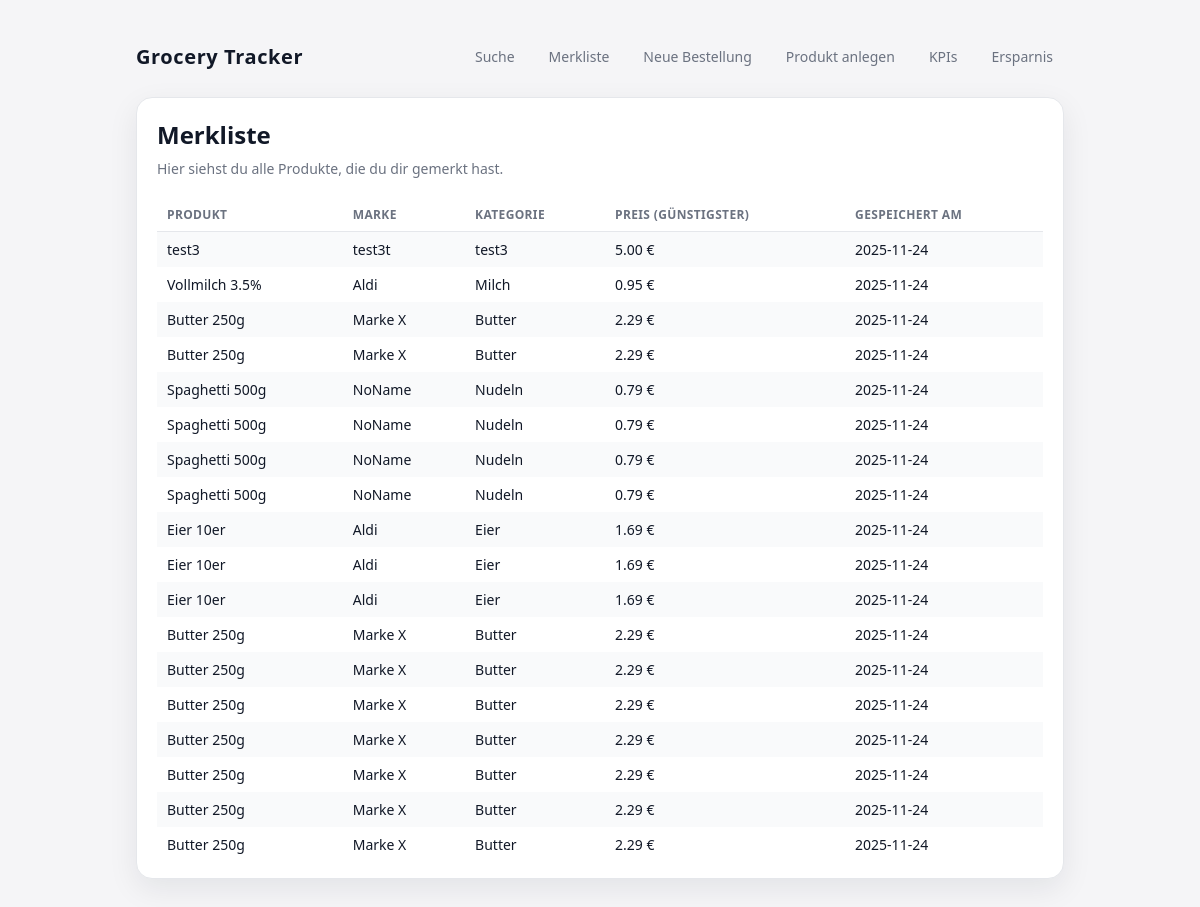
The app's page /saved with its own data.
### tables this page shows
CREATE TABLE saved_products (
    id TEXT PRIMARY KEY,
    user_id TEXT NOT NULL,
    product_id TEXT NOT NULL,
    saved_at TEXT NOT NULL,
    FOREIGN KEY (user_id) REFERENCES users(id),
    FOREIGN KEY (product_id) REFERENCES products(id)
);

### app.py (the view)
@app.route("/saved")
def saved():
    conn = get_connection()
    sql = """
    SELECT
        sp.id,
        sp.saved_at,
        p.name,
        p.brand,
        p.category,
        MIN(spm.price) AS min_price
    FROM saved_products sp
    JOIN products p ON p.id = sp.product_id
    LEFT JOIN supermarket_products spm ON spm.product_id = p.id
    WHERE sp.user_id = ?
    GROUP BY
        sp.id,
        sp.saved_at,
        p.name,
        p.brand,
        p.category
    ORDER BY sp.saved_at DESC
    """
    items = conn.execute(sql, (CURRENT_USER_ID,)).fetchall()
    conn.close()
    return render_template("template/saved.html", items=items)

### app.py (called while the page is built)
def get_connection():
    conn = sqlite3.connect(DB_PATH)
    conn.row_factory = sqlite3.Row
    conn.execute("PRAGMA foreign_keys = ON;")
    return conn

### template/saved.html (shortened to what this page needs)
{% extends "base.html" %}
{% block content %}
<div class="card">
  <h1>Merkliste</h1>
  <p class="subtitle">
    Hier siehst du alle Produkte, die du dir gemerkt hast.
  </p>
  {% if items and items|length > 0 %}
    <table>
      <tr>
        <th>Produkt</th>
        <th>Marke</th>
        <th>Kategorie</th>
        <th>Preis (günstigster)</th>
        <th>Gespeichert am</th>
      </tr>
      {% for row in items %}
      <tr>
        <td>{{ row["name"] }}</td>
        <td>{{ row["brand"] or "–" }}</td>
        <td>{{ row["category"] or "–" }}</td>
        <td class="price">
          {% if row["min_price"] is not none %}
            {{ "%.2f"|format(row["min_price"]) }} €
          {% else %}
            –
          {% endif %}
        </td>
        <td>{{ row["saved_at"][:10] }}</td>
      </tr>
      {% endfor %}
    </table>
  {% else %}
    <p class="empty-state">
      Du hast noch keine Produkte gespeichert.<br>
      Gehe zur <a href="{{ url_for('search') }}">Suche</a> und füge Produkte zur Merkliste hinzu.
    </p>
  {% endif %}
</div>
{% endblock %}

### template/base.html (style rules this page uses)
:root { --bg: #f5f5f7; --card-bg: #ffffff; --accent: #2563eb; --accent-soft: #dbeafe; --text: #111827; --muted: #6b7280; --border: #e5e7eb; }
* { box-sizing: border-box; }
body { margin: 0; font-family: system-ui, -apple-system, BlinkMacSystemFont, "Segoe UI", sans-serif; background: var(--bg); color: var(--text); }
.card { background: var(--card-bg); border-radius: 16px; padding: 20px 20px 16px; box-shadow: 0 10px 30px rgba(15, 23, 42, 0.08); border: 1px solid var(--border); }
h1 { margin: 0 0 8px; font-size: 24px; }
.subtitle { margin: 0 0 20px; font-size: 14px; color: var(--muted); }
table { width: 100%; border-collapse: collapse; font-size: 14px; margin-top: 4px; }
th, td { padding: 8px 10px; text-align: left; }
th { font-size: 12px; text-transform: uppercase; letter-spacing: 0.03em; color: var(--muted); border-bottom: 1px solid var(--border); }
tr:nth-child(even) td { background: #f9fafb; }
.price { font-variant-numeric: tabular-nums; font-weight: 500; }

### records on screen
saved_products: name "test3", row "test3t", row "test3", min_price "5.00", saved_at "2025-11-24"
saved_products: name "Vollmilch 3.5%", row "Aldi", row "Milch", min_price "0.95", saved_at "2025-11-24"
saved_products: name "Butter 250g", row "Marke X", row "Butter", min_price "2.29", saved_at "2025-11-24"
saved_products: name "Butter 250g", row "Marke X", row "Butter", min_price "2.29", saved_at "2025-11-24"
saved_products: name "Spaghetti 500g", row "NoName", row "Nudeln", min_price "0.79", saved_at "2025-11-24"
saved_products: name "Spaghetti 500g", row "NoName", row "Nudeln", min_price "0.79", saved_at "2025-11-24"
saved_products: name "Spaghetti 500g", row "NoName", row "Nudeln", min_price "0.79", saved_at "2025-11-24"
saved_products: name "Spaghetti 500g", row "NoName", row "Nudeln", min_price "0.79", saved_at "2025-11-24"
saved_products: name "Eier 10er", row "Aldi", row "Eier", min_price "1.69", saved_at "2025-11-24"
saved_products: name "Eier 10er", row "Aldi", row "Eier", min_price "1.69", saved_at "2025-11-24"
saved_products: name "Eier 10er", row "Aldi", row "Eier", min_price "1.69", saved_at "2025-11-24"
saved_products: name "Butter 250g", row "Marke X", row "Butter", min_price "2.29", saved_at "2025-11-24"
saved_products: name "Butter 250g", row "Marke X", row "Butter", min_price "2.29", saved_at "2025-11-24"
saved_products: name "Butter 250g", row "Marke X", row "Butter", min_price "2.29", saved_at "2025-11-24"
saved_products: name "Butter 250g", row "Marke X", row "Butter", min_price "2.29", saved_at "2025-11-24"
saved_products: name "Butter 250g", row "Marke X", row "Butter", min_price "2.29", saved_at "2025-11-24"
saved_products: name "Butter 250g", row "Marke X", row "Butter", min_price "2.29", saved_at "2025-11-24"
saved_products: name "Butter 250g", row "Marke X", row "Butter", min_price "2.29", saved_at "2025-11-24"
